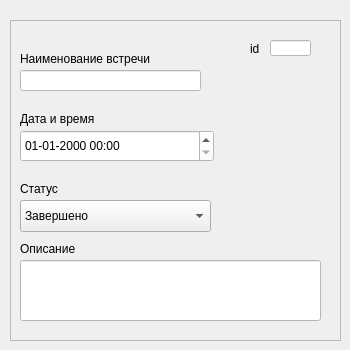
    <widget class="QWidget" name="page_Meetings_props">
     <widget class="QFrame" name="frame_Meetings_props">
      <property name="geometry">
       <rect>
        <x>10</x>
        <y>20</y>
        <width>331</width>
        <height>321</height>
       </rect>
      </property>
      <property name="frameShape">
       <enum>QFrame::StyledPanel</enum>
      </property>
      <property name="frameShadow">
       <enum>QFrame::Raised</enum>
      </property>
      <widget class="QLineEdit" name="tb_meetings_id">
       <property name="geometry">
        <rect>
         <x>260</x>
         <y>20</y>
         <width>41</width>
         <height>16</height>
        </rect>
       </property>
       <property name="styleSheet">
        <string notr="true">color: rgb(0, 0, 0);
background-color: rgb(255, 255, 255);</string>
       </property>
      </widget>
      <widget class="QLineEdit" name="tb_meetings_name">
       <property name="geometry">
        <rect>
         <x>10</x>
         <y>50</y>
         <width>181</width>
         <height>21</height>
        </rect>
       </property>
       <property name="styleSheet">
        <string notr="true">color: rgb(0, 0, 0);
background-color: rgb(255, 255, 255);</string>
       </property>
      </widget>
      <widget class="QLineEdit" name="tb_meetings_desc">
       <property name="geometry">
        <rect>
         <x>10</x>
         <y>240</y>
         <width>301</width>
         <height>61</height>
        </rect>
       </property>
       <property name="styleSheet">
        <string notr="true">color: rgb(0, 0, 0);
background-color: rgb(255, 255, 255);</string>
       </property>
      </widget>
      <widget class="QLabel" name="label_client_lname_6">
       <property name="geometry">
        <rect>
         <x>10</x>
         <y>30</y>
         <width>151</width>
         <height>18</height>
        </rect>
       </property>
       <property name="text">
        <string>Наименование встречи</string>
       </property>
      </widget>
      <widget class="QLabel" name="label_fname_6">
       <property name="geometry">
        <rect>
         <x>10</x>
         <y>90</y>
         <width>85</width>
         <height>18</height>
        </rect>
       </property>
       <property name="text">
        <string>Дата и время</string>
       </property>
      </widget>
      <widget class="QLabel" name="label_client_patronymic_6">
       <property name="geometry">
        <rect>
         <x>10</x>
         <y>160</y>
         <width>58</width>
         <height>18</height>
        </rect>
       </property>
       <property name="text">
        <string>Статус</string>
       </property>
      </widget>
      <widget class="QLabel" name="label_client_phone_6">
       <property name="geometry">
        <rect>
         <x>10</x>
         <y>220</y>
         <width>107</width>
         <height>18</height>
        </rect>
       </property>
       <property name="text">
        <string>Описание</string>
       </property>
      </widget>
      <widget class="QLabel" name="label_6">
       <property name="geometry">
        <rect>
         <x>240</x>
         <y>20</y>
         <width>12</width>
         <height>18</height>
        </rect>
       </property>
       <property name="text">
        <string>id</string>
       </property>
      </widget>
      <widget class="QComboBox" name="cb_meetings_status">
       <property name="geometry">
        <rect>
         <x>10</x>
         <y>180</y>
         <width>191</width>
         <height>32</height>
        </rect>
       </property>
       <property name="editable">
        <bool>false</bool>
       </property>
       <item>
        <property name="text">
         <string>Завершено</string>
        </property>
       </item>
       <item>
        <property name="text">
         <string>Ожидается</string>
        </property>
       </item>
       <item>
        <property name="text">
         <string>Отменено</string>
        </property>
       </item>
      </widget>
      <widget class="QDateTimeEdit" name="dtpicker_meetings_datetime">
       <property name="geometry">
        <rect>
         <x>10</x>
         <y>110</y>
         <width>194</width>
         <height>32</height>
        </rect>
       </property>
       <property name="styleSheet">
        <string notr="true">background-color: rgb(255, 255, 255);
color: rgb(0, 0, 0);</string>
       </property>
       <property name="displayFormat">
        <string>dd-MM-yyyy HH:mm</string>
       </property>
      </widget>
     </widget>
    </widget>
